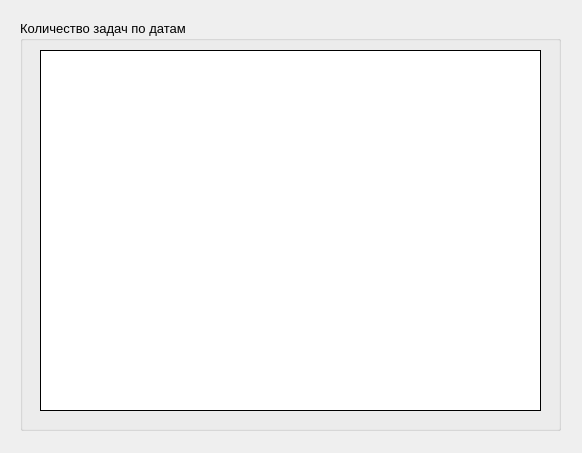
<?xml version="1.0" encoding="UTF-8"?>
<ui version="4.0">
 <class>tasks_graph</class>
 <widget class="QDialog" name="tasks_graph">
  <property name="geometry">
   <rect>
    <x>0</x>
    <y>0</y>
    <width>582</width>
    <height>453</height>
   </rect>
  </property>
  <property name="windowTitle">
   <string>PersoLife - график задач</string>
  </property>
  <property name="windowIcon">
   <iconset resource="meres.qrc">
    <normaloff>:/resours/resourses/icons/график.png</normaloff>:/resours/resourses/icons/график.png</iconset>
  </property>
  <widget class="QGroupBox" name="groupBox">
   <property name="geometry">
    <rect>
     <x>20</x>
     <y>20</y>
     <width>541</width>
     <height>411</height>
    </rect>
   </property>
   <property name="font">
    <font>
     <pointsize>10</pointsize>
    </font>
   </property>
   <property name="title">
    <string>Количество задач по датам</string>
   </property>
   <widget class="QGraphicsView" name="graphicsGV">
    <property name="geometry">
     <rect>
      <x>20</x>
      <y>30</y>
      <width>501</width>
      <height>361</height>
     </rect>
    </property>
    <property name="font">
     <font>
      <pointsize>10</pointsize>
     </font>
    </property>
    <property name="styleSheet">
     <string notr="true">background: none;
background-color: #fff;
border: 1px solid black;</string>
    </property>
   </widget>
  </widget>
 </widget>
 <resources>
  <include location="meres.qrc"/>
 </resources>
 <connections/>
</ui>
